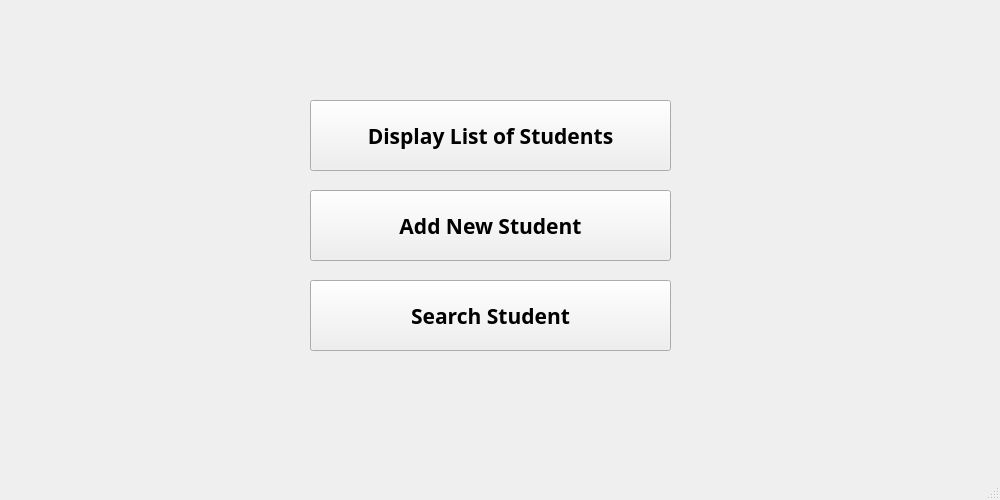
<?xml version="1.0" encoding="UTF-8"?>
<ui version="4.0">
 <class>MainWindow</class>
 <widget class="QMainWindow" name="MainWindow">
  <property name="geometry">
   <rect>
    <x>0</x>
    <y>0</y>
    <width>1000</width>
    <height>500</height>
   </rect>
  </property>
  <property name="windowTitle">
   <string>MainWindow</string>
  </property>
  <widget class="QWidget" name="centralwidget">
   <widget class="QPushButton" name="pushButton">
    <property name="geometry">
     <rect>
      <x>310</x>
      <y>100</y>
      <width>361</width>
      <height>71</height>
     </rect>
    </property>
    <property name="font">
     <font>
      <family>Sitka</family>
      <pointsize>16</pointsize>
      <weight>75</weight>
      <bold>true</bold>
     </font>
    </property>
    <property name="text">
     <string>Display List of Students</string>
    </property>
   </widget>
   <widget class="QPushButton" name="pushButton_2">
    <property name="geometry">
     <rect>
      <x>310</x>
      <y>190</y>
      <width>361</width>
      <height>71</height>
     </rect>
    </property>
    <property name="font">
     <font>
      <family>Sitka Banner</family>
      <pointsize>16</pointsize>
      <weight>75</weight>
      <bold>true</bold>
     </font>
    </property>
    <property name="text">
     <string>Add New Student</string>
    </property>
   </widget>
   <widget class="QPushButton" name="pushButton_5">
    <property name="geometry">
     <rect>
      <x>310</x>
      <y>280</y>
      <width>361</width>
      <height>71</height>
     </rect>
    </property>
    <property name="font">
     <font>
      <family>Sitka Banner</family>
      <pointsize>16</pointsize>
      <weight>75</weight>
      <bold>true</bold>
     </font>
    </property>
    <property name="text">
     <string>Search Student</string>
    </property>
   </widget>
  </widget>
  <widget class="QMenuBar" name="menubar">
   <property name="geometry">
    <rect>
     <x>0</x>
     <y>0</y>
     <width>1000</width>
     <height>21</height>
    </rect>
   </property>
  </widget>
  <widget class="QStatusBar" name="statusbar"/>
 </widget>
 <resources/>
 <connections/>
</ui>
